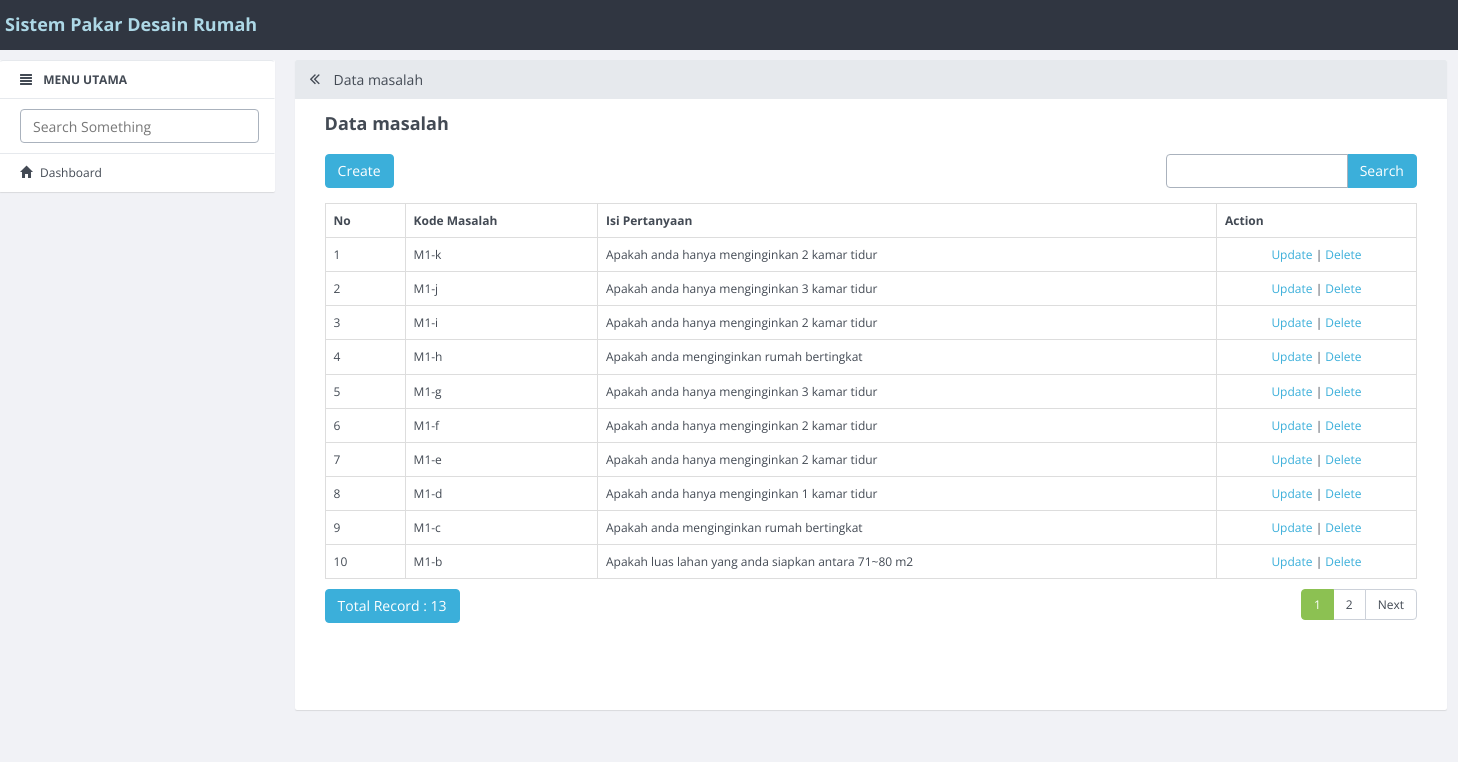
The page /index.php/masalah on the database its author committed.
### tables this page shows
CREATE TABLE `masalah` (
  `id_masalah` int(50) NOT NULL,
  `kode_masalah` varchar(50) NOT NULL,
  `isi_pertanyaan` varchar(200) NOT NULL
);

### application/controllers/masalah.php (called while the page is built, shortened)
<?php
class masalah extends CI_Controller
{
    function __construct()
    {
        $this->load->model('masalah_model');
        $this->load->library('form_validation');
    }
    public function index()
    {
        $q = urldecode($this->input->get('q', TRUE));
        $start = intval($this->input->get('start'));
        if ($q <> '') {
            $config['base_url'] = base_url() . 'masalah/index.html?q=' . urlencode($q);
            $config['first_url'] = base_url() . 'masalah/index.html?q=' . urlencode($q);
        } else {
            $config['base_url'] = base_url() . 'masalah/index.html';
            $config['first_url'] = base_url() . 'masalah/index.html';
        }
        $config['per_page'] = 10;
        $config['page_query_string'] = TRUE;
        $config['total_rows'] = $this->masalah_model->total_rows($q);
        $masalah = $this->masalah_model->get_limit_data($config['per_page'], $start, $q);
        $this->load->library('pagination');
        $this->pagination->initialize($config);
        $data = array(
            'masalah_data' => $masalah,
            'q' => $q,
            'pagination' => $this->pagination->create_links(),
            'total_rows' => $config['total_rows'],
            'start' => $start,
            'konten' => 'masalah/masalah_list',
            'judul' => 'Data masalah',
        );
        $this->load->view('v_index', $data);
    }
}

### index.php (called while the page is built, shortened)
<?php
require_once BASEPATH.'core/CodeIgniter.php';

### application/config/config.php (called while the page is built, shortened)
<?php
$config['base_url'] = "http://".$_SERVER['HTTP_HOST'];
$config['base_url'] .= preg_replace('@/+$@','',dirname($_SERVER['SCRIPT_NAME'])).'/';
$config['index_page'] = '';
$config['uri_protocol']	= 'REQUEST_URI';
$config['url_suffix'] = '.html';
$config['language']	= 'english';
$config['charset'] = 'UTF-8';
$config['enable_hooks'] = FALSE;
$config['subclass_prefix'] = 'MY_';
$config['composer_autoload'] = FALSE;
$config['permitted_uri_chars'] = 'a-z 0-9~%.:_\-';
$config['enable_query_strings'] = FALSE;
$config['controller_trigger'] = 'c';
$config['function_trigger'] = 'm';
$config['directory_trigger'] = 'd';
$config['allow_get_array'] = TRUE;
$config['log_threshold'] = 0;
$config['log_path'] = '';
$config['log_file_extension'] = '';
$config['log_file_permissions'] = 0644;
$config['log_date_format'] = 'Y-m-d H:i:s';
$config['error_views_path'] = '';
$config['cache_path'] = '';
$config['cache_query_string'] = FALSE;
$config['encryption_key'] = '';
$config['sess_driver'] = 'files';
$config['sess_cookie_name'] = 'ci_session';
$config['sess_expiration'] = 7200;
$config['sess_save_path'] = NULL;
$config['sess_match_ip'] = FALSE;
$config['sess_time_to_update'] = 300;
$config['sess_regenerate_destroy'] = FALSE;
$config['cookie_prefix']	= '';
$config['cookie_domain']	= '';
$config['cookie_path']		= '/';
$config['cookie_secure']	= FALSE;
$config['cookie_httponly'] 	= FALSE;
$config['standardize_newlines'] = FALSE;
$config['global_xss_filtering'] = FALSE;
$config['csrf_protection'] = FALSE;
$config['csrf_token_name'] = 'csrf_test_name';
$config['csrf_cookie_name'] = 'csrf_cookie_name';
$config['csrf_expire'] = 7200;
$config['csrf_regenerate'] = TRUE;
$config['csrf_exclude_uris'] = array();
$config['compress_output'] = FALSE;
$config['time_reference'] = 'local';
$config['rewrite_short_tags'] = FALSE;
$config['proxy_ips'] = '';

### application/models/masalah_model.php (called while the page is built, shortened)
<?php
class masalah_model extends CI_Model
{
    public $table = 'masalah';
    public $id = 'id_masalah';
    public $order = 'DESC';
    function total_rows($q = NULL) {
        $this->db->like('id_masalah', $q);
    $this->db->or_like('kode_masalah', $q);
	$this->db->or_like('isi_pertanyaan', $q);
	$this->db->from($this->table);
        return $this->db->count_all_results();
    }
    function get_limit_data($limit, $start = 0, $q = NULL) {
        $this->db->order_by($this->id, $this->order);
        $this->db->like('id_masalah', $q);
    $this->db->or_like('kode_masalah', $q);
	$this->db->or_like('isi_pertanyaan', $q);
	$this->db->limit($limit, $start);
        return $this->db->get($this->table)->result();
    }
}

### application/views/masalah/masalah_list.php (the view, shortened to what this page needs)
<div class="row" style="margin-bottom: 10px">
            <div class="col-md-4">
                <?php echo anchor(site_url('masalah/create'),'Create', 'class="btn btn-primary"'); ?>
            </div>
            <div class="col-md-4 text-center">
            </div>
            <div class="col-md-1 text-right">
            </div>
            <div class="col-md-3 text-right">
                <form action="<?php echo site_url('masalah/index'); ?>" class="form-inline" method="get">
                    <div class="input-group">
                        <input type="text" class="form-control" name="q" value="<?php echo $q; ?>">
                        <span class="input-group-btn">
                          <button class="btn btn-primary" type="submit">Search</button>
                        </span>
                    </div>
                </form>
            </div>
        </div>
        <table class="table table-bordered" style="margin-bottom: 10px">
            <tr>
                <th>No</th>
                <th>Kode Masalah</th>
                <th>Isi Pertanyaan</th>
                <th>Action</th>
            </tr><?php
            foreach ($masalah_data as $masalah)
            {
                ?>
                <tr>
            <td width="80px"><?php echo ++$start ?></td>
            <td><?php echo $masalah->kode_masalah ?></td>
            <td><?php echo $masalah->isi_pertanyaan ?></td>
            <td style="text-align:center" width="200px">
                <?php
                echo anchor(site_url('masalah/update/'.$masalah->id_masalah),'Update');
                echo ' | ';
                echo anchor(site_url('masalah/delete/'.$masalah->id_masalah),'Delete','onclick="javasciprt: return confirm(\'Are You Sure ?\')"');
                ?>
            </td>
        </tr>
                <?php
            }
            ?>
        </table>
        <div class="row">
            <div class="col-md-6">
                <a href="#" class="btn btn-primary">Total Record : <?php echo $total_rows ?></a>
        </div>
            <div class="col-md-6 text-right">
                <?php echo $pagination ?>
            </div>
        </div>

### application/config/pagination.php (shortened to what this page needs)
<?php  if ( ! defined('BASEPATH')) exit('No direct script access allowed');
$config['full_tag_open'] = '<nav><ul class="pagination" style="margin-top:0px">';
$config['full_tag_close'] = '</ul></nav>';
$config['next_tag_open'] = '<li>';
$config['next_tag_close'] = '</li>';
$config['cur_tag_open'] = '<li class="active"><a>';
$config['cur_tag_close'] = '</a></li>';
$config['num_tag_open'] = '<li>';
$config['num_tag_close'] = '</li>';

### application/views/config/header.php (shortened to what this page needs)
<!DOCTYPE html>
<html>
  <head>
    <link rel="stylesheet" href="assets/dist/css/site.min.css">
    <link href="assets/bootstrap-datepicker.css" rel="stylesheet">
  </head>
  <body>
    <nav role="navigation" class="navbar navbar-custom">
        <div class="container-fluid">
          <h5 style="color: lightblue">Sistem Pakar Desain Rumah</h5>
        </div>
      </nav>

### application/views/v_index.php (shortened to what this page needs)
<?php include 'config/header.php'; ?>
    <div class="container-fluid">
        <div class="row row-offcanvas row-offcanvas-left">
          <?php include 'config/menu.php'; ?>
          <div class="col-xs-12 col-sm-9 content">
            <div class="panel panel-default">
              <div class="panel-heading">
                <h3 class="panel-title"><a href="javascript:void(0);" class="toggle-sidebar"><span class="fa fa-angle-double-left" data-toggle="offcanvas" title="Maximize Panel"></span></a> <?php echo $judul; ?></h3>
              </div>
              <div class="panel-body">
                <div class="content-row">
                  <h2 class="content-row-title"><?php echo $judul; ?></h2>
                  <div class="row">
                    <div class="col-md-12">
                     <?php include $konten.'.php'; ?>
                    </div>
                  </div>
                </div>
              </div>
            </div>
        </div>
      </div>
    </div>

### application/views/config/menu.php (shortened to what this page needs)
<div class="col-xs-6 col-sm-3 sidebar-offcanvas" role="navigation">
            <ul class="list-group panel">
                <li class="list-group-item"><i class="glyphicon glyphicon-align-justify"></i> <b>MENU UTAMA</b></li>
                <li class="list-group-item"><input type="text" class="form-control search-query" placeholder="Search Something"></li>
                <li class="list-group-item"><a href="<?php echo base_url()?>"><i class="glyphicon glyphicon-home"></i>Dashboard </a></li>
              </ul>
          </div>

### rows shown on the page
masalah: kode_masalah "M1-k", isi_pertanyaan "Apakah anda hanya menginginkan 2 kamar tidur", id_masalah "Update", id_masalah "Delete"
masalah: kode_masalah "M1-j", isi_pertanyaan "Apakah anda hanya menginginkan 3 kamar tidur", id_masalah "Update", id_masalah "Delete"
masalah: kode_masalah "M1-i", isi_pertanyaan "Apakah anda hanya menginginkan 2 kamar tidur", id_masalah "Update", id_masalah "Delete"
masalah: kode_masalah "M1-h", isi_pertanyaan "Apakah anda menginginkan rumah bertingkat", id_masalah "Update", id_masalah "Delete"
masalah: kode_masalah "M1-g", isi_pertanyaan "Apakah anda hanya menginginkan 3 kamar tidur", id_masalah "Update", id_masalah "Delete"
masalah: kode_masalah "M1-f", isi_pertanyaan "Apakah anda hanya menginginkan 2 kamar tidur", id_masalah "Update", id_masalah "Delete"
masalah: kode_masalah "M1-e", isi_pertanyaan "Apakah anda hanya menginginkan 2 kamar tidur", id_masalah "Update", id_masalah "Delete"
masalah: kode_masalah "M1-d", isi_pertanyaan "Apakah anda hanya menginginkan 1 kamar tidur", id_masalah "Update", id_masalah "Delete"
masalah: kode_masalah "M1-c", isi_pertanyaan "Apakah anda menginginkan rumah bertingkat", id_masalah "Update", id_masalah "Delete"
masalah: kode_masalah "M1-b", isi_pertanyaan "Apakah luas lahan yang anda siapkan antara 71~80 m2", id_masalah "Update", id_masalah "Delete"

### other values the page prints
$judul "Data masalah"
anchor(site_url('masalah/create'),'Create', 'class="btn btn-primary"') "Create"
$total_rows "13"
$pagination "1 2 Next"
